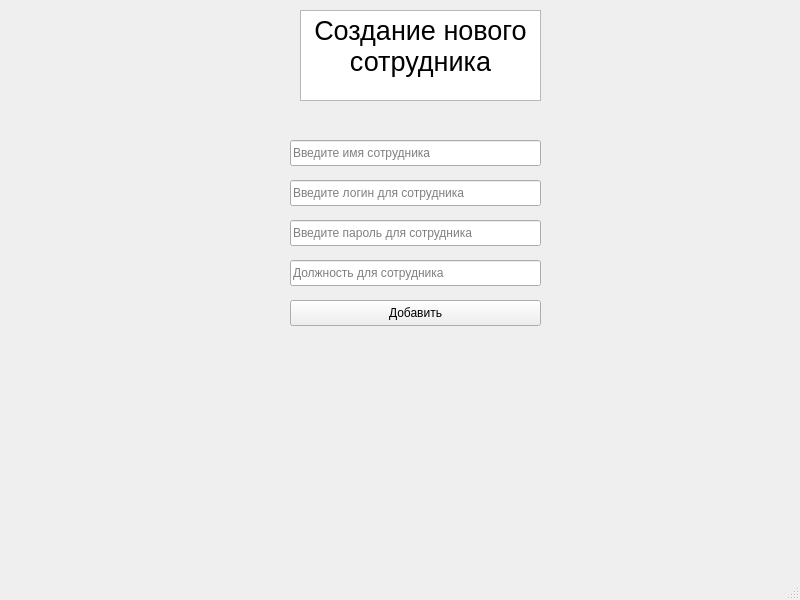
<?xml version="1.0" encoding="UTF-8"?>
<ui version="4.0">
 <class>MainWindow</class>
 <widget class="QMainWindow" name="MainWindow">
  <property name="geometry">
   <rect>
    <x>0</x>
    <y>0</y>
    <width>800</width>
    <height>600</height>
   </rect>
  </property>
  <property name="windowTitle">
   <string>MainWindow</string>
  </property>
  <widget class="QWidget" name="centralwidget">
   <widget class="QTextEdit" name="textEdit">
    <property name="geometry">
     <rect>
      <x>300</x>
      <y>10</y>
      <width>241</width>
      <height>91</height>
     </rect>
    </property>
    <property name="html">
     <string>&lt;!DOCTYPE HTML PUBLIC &quot;-//W3C//DTD HTML 4.0//EN&quot; &quot;http://www.w3.org/TR/REC-html40/strict.dtd&quot;&gt;
&lt;html&gt;&lt;head&gt;&lt;meta name=&quot;qrichtext&quot; content=&quot;1&quot; /&gt;&lt;style type=&quot;text/css&quot;&gt;
p, li { white-space: pre-wrap; }
&lt;/style&gt;&lt;/head&gt;&lt;body style=&quot; font-family:'Open Sans'; font-size:10pt; font-weight:400; font-style:normal;&quot;&gt;
&lt;p align=&quot;center&quot; style=&quot; margin-top:0px; margin-bottom:0px; margin-left:0px; margin-right:0px; -qt-block-indent:0; text-indent:0px;&quot;&gt;&lt;span style=&quot; font-size:20pt;&quot;&gt;Создание нового сотрудника&lt;/span&gt;&lt;/p&gt;&lt;/body&gt;&lt;/html&gt;</string>
    </property>
   </widget>
   <widget class="QLineEdit" name="lineEdit">
    <property name="geometry">
     <rect>
      <x>290</x>
      <y>140</y>
      <width>251</width>
      <height>26</height>
     </rect>
    </property>
    <property name="placeholderText">
     <string>Введите имя сотрудника</string>
    </property>
   </widget>
   <widget class="QLineEdit" name="lineEdit_2">
    <property name="geometry">
     <rect>
      <x>290</x>
      <y>180</y>
      <width>251</width>
      <height>26</height>
     </rect>
    </property>
    <property name="placeholderText">
     <string>Введите логин для сотрудника</string>
    </property>
   </widget>
   <widget class="QLineEdit" name="lineEdit_3">
    <property name="geometry">
     <rect>
      <x>290</x>
      <y>220</y>
      <width>251</width>
      <height>26</height>
     </rect>
    </property>
    <property name="placeholderText">
     <string>Введите пароль для сотрудника</string>
    </property>
   </widget>
   <widget class="QLineEdit" name="lineEdit_4">
    <property name="geometry">
     <rect>
      <x>290</x>
      <y>260</y>
      <width>251</width>
      <height>26</height>
     </rect>
    </property>
    <property name="placeholderText">
     <string>Должность для сотрудника</string>
    </property>
   </widget>
   <widget class="QPushButton" name="pushButton">
    <property name="geometry">
     <rect>
      <x>290</x>
      <y>300</y>
      <width>251</width>
      <height>26</height>
     </rect>
    </property>
    <property name="text">
     <string>Добавить</string>
    </property>
   </widget>
  </widget>
  <widget class="QMenuBar" name="menubar">
   <property name="geometry">
    <rect>
     <x>0</x>
     <y>0</y>
     <width>800</width>
     <height>23</height>
    </rect>
   </property>
  </widget>
  <widget class="QStatusBar" name="statusbar"/>
 </widget>
 <resources/>
 <connections/>
</ui>
